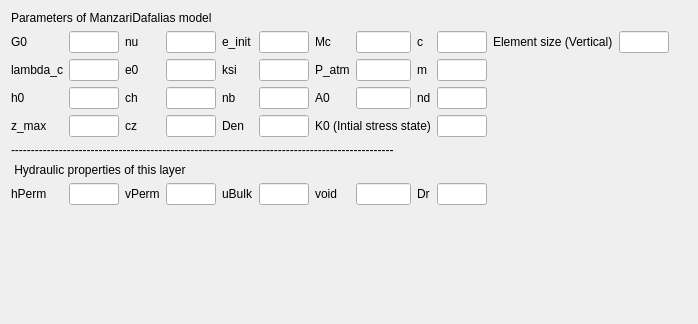
<?xml version="1.0" encoding="UTF-8"?>
<ui version="4.0">
 <class>ManzariDafaliasUi</class>
 <widget class="QDialog" name="ManzariDafaliasUi">
  <property name="geometry">
   <rect>
    <x>0</x>
    <y>0</y>
    <width>698</width>
    <height>324</height>
   </rect>
  </property>
  <property name="windowTitle">
   <string>Dialog</string>
  </property>
  <layout class="QGridLayout" name="gridLayout">
   <item row="9" column="0">
    <widget class="QLabel" name="hPerm_2">
     <property name="text">
      <string>hPerm</string>
     </property>
    </widget>
   </item>
   <item row="5" column="1">
    <widget class="QLineEdit" name="h0">
     <property name="alignment">
      <set>Qt::AlignCenter</set>
     </property>
    </widget>
   </item>
   <item row="6" column="2">
    <widget class="QLabel" name="cz_2">
     <property name="text">
      <string>cz</string>
     </property>
    </widget>
   </item>
   <item row="4" column="9">
    <widget class="QLineEdit" name="m">
     <property name="alignment">
      <set>Qt::AlignCenter</set>
     </property>
    </widget>
   </item>
   <item row="9" column="4">
    <widget class="QLabel" name="uBulk_2">
     <property name="text">
      <string>uBulk</string>
     </property>
    </widget>
   </item>
   <item row="9" column="5">
    <widget class="QLineEdit" name="uBulk">
     <property name="alignment">
      <set>Qt::AlignCenter</set>
     </property>
    </widget>
   </item>
   <item row="5" column="9">
    <widget class="QLineEdit" name="nd">
     <property name="alignment">
      <set>Qt::AlignCenter</set>
     </property>
    </widget>
   </item>
   <item row="6" column="9">
    <widget class="QLineEdit" name="K0">
     <property name="whatsThis">
      <string>At-rest coefficient of lateral earch pressure for initial stress</string>
     </property>
     <property name="alignment">
      <set>Qt::AlignCenter</set>
     </property>
    </widget>
   </item>
   <item row="4" column="7">
    <widget class="QLineEdit" name="P_atm">
     <property name="alignment">
      <set>Qt::AlignCenter</set>
     </property>
    </widget>
   </item>
   <item row="5" column="4">
    <widget class="QLabel" name="nb_2">
     <property name="text">
      <string>nb</string>
     </property>
    </widget>
   </item>
   <item row="7" column="0" colspan="15">
    <widget class="QLabel" name="line1_2">
     <property name="text">
      <string>------------------------------------------------------------------------------------------------</string>
     </property>
    </widget>
   </item>
   <item row="9" column="1">
    <widget class="QLineEdit" name="hPerm">
     <property name="alignment">
      <set>Qt::AlignCenter</set>
     </property>
    </widget>
   </item>
   <item row="4" column="0">
    <widget class="QLabel" name="lambda_c_2">
     <property name="text">
      <string>lambda_c</string>
     </property>
    </widget>
   </item>
   <item row="1" column="8">
    <widget class="QLabel" name="c_2">
     <property name="text">
      <string>c</string>
     </property>
    </widget>
   </item>
   <item row="6" column="6" colspan="3">
    <widget class="QLabel" name="K0_2">
     <property name="text">
      <string>K0 (Intial stress state)</string>
     </property>
     <property name="alignment">
      <set>Qt::AlignCenter</set>
     </property>
    </widget>
   </item>
   <item row="1" column="11">
    <widget class="QLineEdit" name="eSize">
     <property name="alignment">
      <set>Qt::AlignCenter</set>
     </property>
    </widget>
   </item>
   <item row="0" column="0" colspan="6">
    <widget class="QLabel" name="label_34">
     <property name="text">
      <string>Parameters of ManzariDafalias model </string>
     </property>
    </widget>
   </item>
   <item row="9" column="2">
    <widget class="QLabel" name="vPerm_2">
     <property name="text">
      <string>vPerm</string>
     </property>
    </widget>
   </item>
   <item row="9" column="3">
    <widget class="QLineEdit" name="vPerm">
     <property name="alignment">
      <set>Qt::AlignCenter</set>
     </property>
    </widget>
   </item>
   <item row="4" column="3">
    <widget class="QLineEdit" name="e0">
     <property name="alignment">
      <set>Qt::AlignCenter</set>
     </property>
    </widget>
   </item>
   <item row="4" column="5">
    <widget class="QLineEdit" name="ksi">
     <property name="alignment">
      <set>Qt::AlignCenter</set>
     </property>
    </widget>
   </item>
   <item row="1" column="7">
    <widget class="QLineEdit" name="Mc">
     <property name="alignment">
      <set>Qt::AlignCenter</set>
     </property>
    </widget>
   </item>
   <item row="5" column="7">
    <widget class="QLineEdit" name="A0">
     <property name="alignment">
      <set>Qt::AlignCenter</set>
     </property>
    </widget>
   </item>
   <item row="4" column="6">
    <widget class="QLabel" name="P_atm_2">
     <property name="text">
      <string>P_atm</string>
     </property>
    </widget>
   </item>
   <item row="4" column="2">
    <widget class="QLabel" name="e0_2">
     <property name="text">
      <string>e0</string>
     </property>
    </widget>
   </item>
   <item row="4" column="4">
    <widget class="QLabel" name="ksi_2">
     <property name="text">
      <string>ksi</string>
     </property>
    </widget>
   </item>
   <item row="6" column="4">
    <widget class="QLabel" name="rho_2">
     <property name="text">
      <string>Den</string>
     </property>
    </widget>
   </item>
   <item row="5" column="2">
    <widget class="QLabel" name="ch_2">
     <property name="text">
      <string>ch</string>
     </property>
    </widget>
   </item>
   <item row="4" column="8">
    <widget class="QLabel" name="m_2">
     <property name="text">
      <string>m</string>
     </property>
    </widget>
   </item>
   <item row="1" column="3">
    <widget class="QLineEdit" name="nu">
     <property name="alignment">
      <set>Qt::AlignCenter</set>
     </property>
    </widget>
   </item>
   <item row="4" column="1">
    <widget class="QLineEdit" name="lambda_c">
     <property name="alignment">
      <set>Qt::AlignCenter</set>
     </property>
    </widget>
   </item>
   <item row="9" column="7">
    <widget class="QLineEdit" name="evoid">
     <property name="alignment">
      <set>Qt::AlignCenter</set>
     </property>
    </widget>
   </item>
   <item row="9" column="8">
    <widget class="QLabel" name="Dr_2">
     <property name="text">
      <string>Dr</string>
     </property>
    </widget>
   </item>
   <item row="1" column="4">
    <widget class="QLabel" name="e_init_2">
     <property name="text">
      <string>e_init</string>
     </property>
    </widget>
   </item>
   <item row="1" column="1">
    <widget class="QLineEdit" name="G0">
     <property name="alignment">
      <set>Qt::AlignCenter</set>
     </property>
    </widget>
   </item>
   <item row="1" column="9">
    <widget class="QLineEdit" name="c">
     <property name="alignment">
      <set>Qt::AlignCenter</set>
     </property>
    </widget>
   </item>
   <item row="5" column="6">
    <widget class="QLabel" name="A0_2">
     <property name="text">
      <string>A0</string>
     </property>
    </widget>
   </item>
   <item row="5" column="5">
    <widget class="QLineEdit" name="nb">
     <property name="alignment">
      <set>Qt::AlignCenter</set>
     </property>
    </widget>
   </item>
   <item row="6" column="0">
    <widget class="QLabel" name="z_max_2">
     <property name="text">
      <string>z_max</string>
     </property>
    </widget>
   </item>
   <item row="8" column="0" colspan="14">
    <widget class="QLabel" name="hydraulicLabel">
     <property name="text">
      <string> Hydraulic properties of this layer</string>
     </property>
    </widget>
   </item>
   <item row="5" column="3">
    <widget class="QLineEdit" name="ch">
     <property name="alignment">
      <set>Qt::AlignCenter</set>
     </property>
    </widget>
   </item>
   <item row="5" column="8">
    <widget class="QLabel" name="nd_2">
     <property name="text">
      <string>nd</string>
     </property>
    </widget>
   </item>
   <item row="9" column="9">
    <widget class="QLineEdit" name="Dr">
     <property name="alignment">
      <set>Qt::AlignCenter</set>
     </property>
    </widget>
   </item>
   <item row="1" column="6">
    <widget class="QLabel" name="Mc_2">
     <property name="text">
      <string>Mc</string>
     </property>
    </widget>
   </item>
   <item row="6" column="1">
    <widget class="QLineEdit" name="z_max">
     <property name="alignment">
      <set>Qt::AlignCenter</set>
     </property>
    </widget>
   </item>
   <item row="5" column="0">
    <widget class="QLabel" name="h0_2">
     <property name="text">
      <string>h0</string>
     </property>
    </widget>
   </item>
   <item row="1" column="2">
    <widget class="QLabel" name="nu_2">
     <property name="text">
      <string>nu</string>
     </property>
    </widget>
   </item>
   <item row="6" column="5">
    <widget class="QLineEdit" name="Den">
     <property name="alignment">
      <set>Qt::AlignCenter</set>
     </property>
    </widget>
   </item>
   <item row="9" column="6">
    <widget class="QLabel" name="evoid_2">
     <property name="text">
      <string>void</string>
     </property>
    </widget>
   </item>
   <item row="1" column="10">
    <widget class="QLabel" name="eSizeLabel">
     <property name="text">
      <string>Element size (Vertical)</string>
     </property>
    </widget>
   </item>
   <item row="1" column="5">
    <widget class="QLineEdit" name="e_init">
     <property name="alignment">
      <set>Qt::AlignCenter</set>
     </property>
    </widget>
   </item>
   <item row="6" column="3">
    <widget class="QLineEdit" name="cz">
     <property name="alignment">
      <set>Qt::AlignCenter</set>
     </property>
    </widget>
   </item>
   <item row="1" column="0">
    <widget class="QLabel" name="G0_2">
     <property name="text">
      <string>G0</string>
     </property>
    </widget>
   </item>
   <item row="10" column="4">
    <spacer name="verticalSpacer">
     <property name="orientation">
      <enum>Qt::Vertical</enum>
     </property>
     <property name="sizeHint" stdset="0">
      <size>
       <width>20</width>
       <height>40</height>
      </size>
     </property>
    </spacer>
   </item>
  </layout>
 </widget>
 <resources/>
 <connections/>
</ui>
